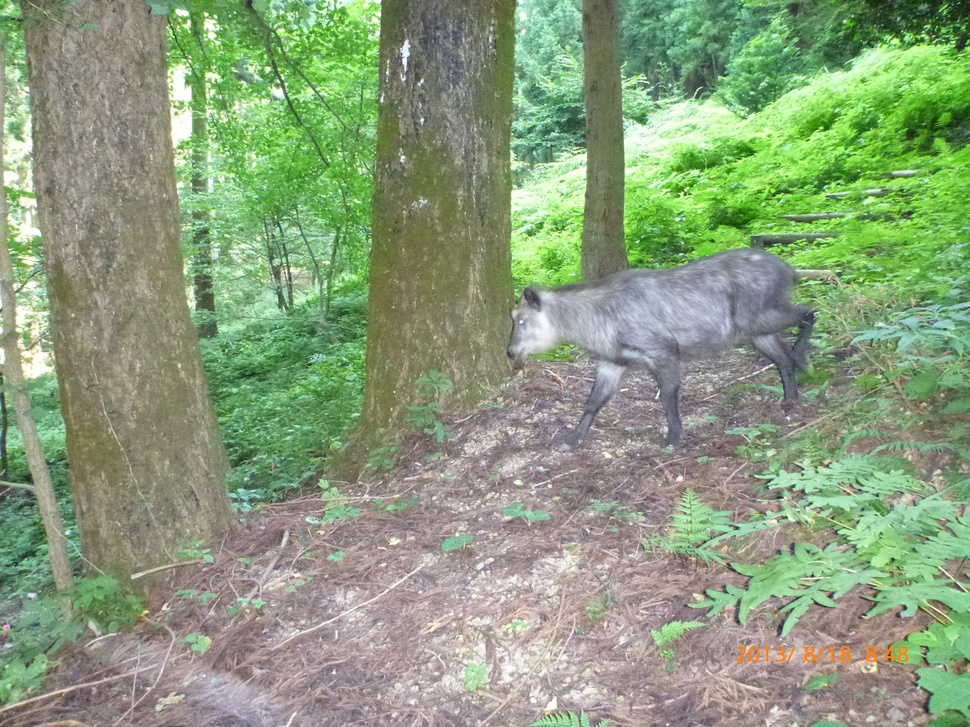
#> input picture images/animal/frontground_image.jpg, 970 x 727 px, shrunk from 2560 x 1920 before the run
$ python cv2_binarization.py
#> lines starting #> are read from the running program, lines starting #| are printed output that depends on the picture; after the words box and inside, x2 and y2 are one past the last pixel; in counts of white or black regions, pixels touching at a corner belong together
#-*- coding:utf-8 -*-
import cv2
import numpy as np


def main():
    # 閾値
    t = 127

    # 入力画像の読み込み
    img = cv2.imread("./images/animal/frontground_image.jpg")
#> img is the input picture: shape (727, 970, 3); mean B, G, R 124.1, 157.4, 138.4

    # グレースケール変換
    gray = cv2.cvtColor(img, cv2.COLOR_RGB2GRAY)
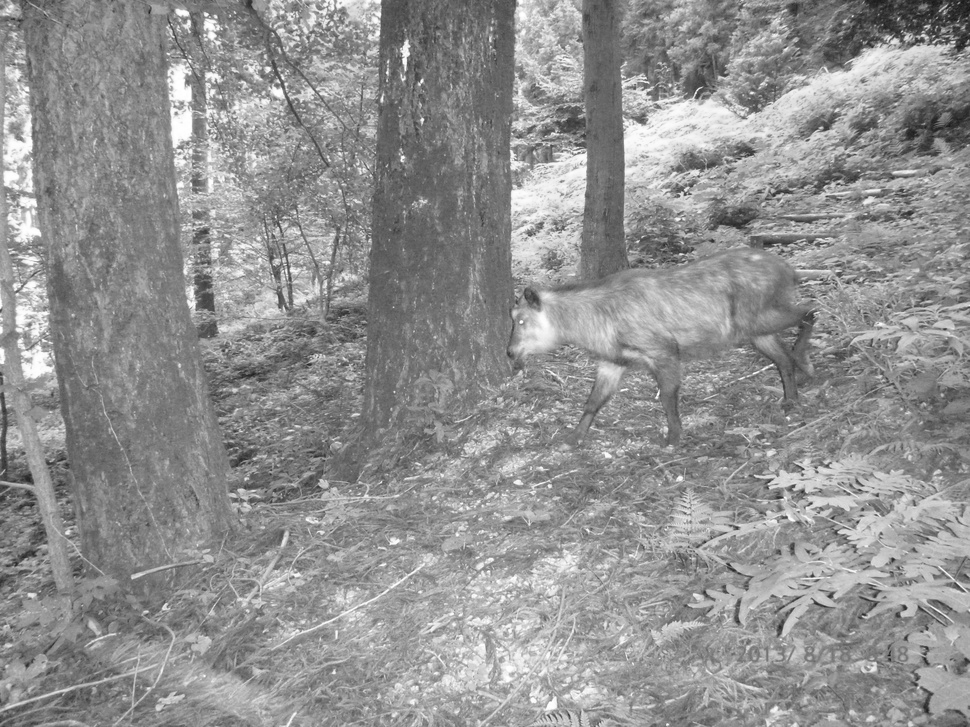
#> gray: shape (727, 970); min 22, max 255, mean 145.3

    # 方法2 （OpenCVで実装）
    ret, th2 = cv2.threshold(gray, t, 255, cv2.THRESH_BINARY)
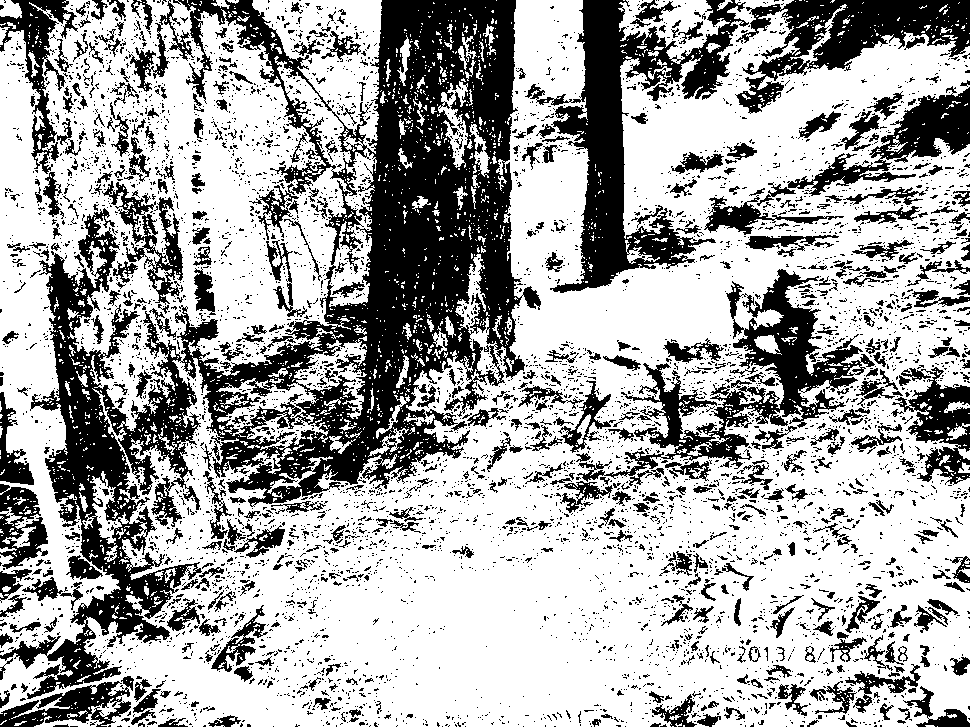
#> th2: shape (727, 970); 66% white; 5648 black regions (5054 under 20 px), largest, box (x1, y1, x2, y2) and area: (0, 0, 541, 699) 100518, (525, 0, 749, 293) 18977, (577, 269, 875, 482) 13388
#> ret = 127

    # 結果を出力
    cv2.imwrite("./images/animal/image_gray2.jpg", th2)


if __name__ == "__main__":
    main()
